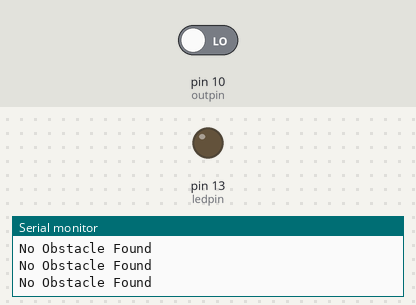
A sketch run on a simulated Arduino Mega 2560, built with avr-gcc and run on an emulated ATmega2560. On the bench: output pins drawn as LEDs (lit = HIGH), the last lines printed to the serial monitor. The test bench sets the inputs (shaded band); at power-on: pin 10 (outpin) LOW.

Above: at 2.8 s.
2.9 s: pin 10 (outpin) driven HIGH
At 3.9 s:
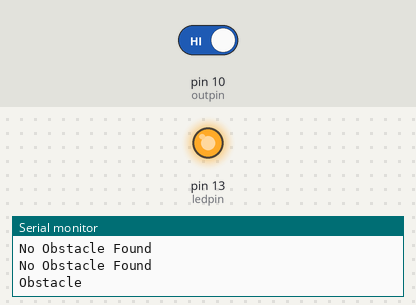
4.5 s: pin 10 (outpin) driven LOW
At 5.5 s:
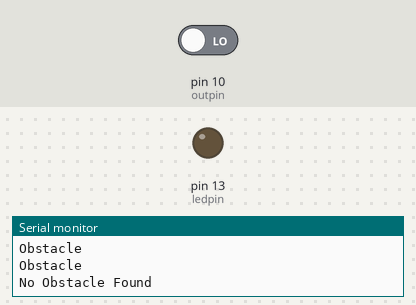
Timing chart, 0 to 7.5 s (numbered marks = the images above; inputs shaded):
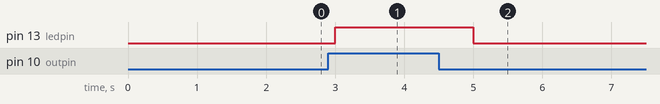

The sketch:

Infrared_Sensor.ino
```cpp
int ledpin=13;
int outpin=10;
void setup() {
  // put your setup code here, to run once:
pinMode(ledpin,OUTPUT);
pinMode(outpin,INPUT);
Serial.begin(9600);
}

void loop() {
  // put your main code here, to run repeatedly:
if(digitalRead(outpin)==HIGH)
{
  digitalWrite(ledpin,HIGH);
  Serial.println("Obstacle");
}
else
{
  digitalWrite(ledpin,LOW);
  Serial.println("No Obstacle Found");
}
delay(1000);
}
```

Inverse.c
```cpp
#include<stdio.h>
#include<math.h>
#include<stdlib.h>
void main()
{
    int a[100][100],m,n,i,j,A[5][5],B1,B2,B3,B4,A1,A2,A3,A4,A5,A6,A7,A8,A9,det1,det2;
     printf("Enter the Dimension 1st of matrices");
    scanf("%d %d",&m,&n);
    printf("Enter the elements of matrix");
    for(i=0;i<m;i++)
    {
        for(j=0;j<n;j++)
        {
            scanf("%d",&a[i][j]);
        }
    }
     printf("The matrix is: \n");
            for(i=0;i<m;i++)
            {
                for(j=0;j<n;j++)
                {
                    printf("%d \t",a[i][j]);
                }
                 printf("\n");
            }
    if(m=n==2)
    {
        det1= (a[0][0]*a[1][1])-(a[0][1] * a[1][0]);
        B1=a[0][0]/det1;
	  B2=a[0][1]/det1;
	  B3=a[1][0]/det1;
	  B4=a[1][1]/det1;
	  printf("\nInverse of matrix  = \n\t%d\t%d\n\t%d\t%d",B4,-B2,-B3,B1);
    }
    else if(m=n==3)
            {

                det2=(a[0][0]*(a[1][1]*a[2][2] - a[1][2]*a[2][1])) - (a[0][1]*(a[1][0]*a[2][2] - a[1][2]*a[2][0])) + (a[0][2]*(a[1][0]*a[2][1] - a[1][1]*a[2][0]));
                printf("%d",det2);
                A1=(a[1][1]*a[2][2]-a[2][1]*a[1][2])/det2;

                A2=(a[1][2]*a[2][0]-a[1][0]*a[2][2])/det2;
                A3=(a[1][0]*a[2][1]-a[2][0]*a[2][2])/det2;
                A4=(a[0][2]*a[2][1]-a[0][1]*a[2][2])/det2;
                A5=(a[0][0]*a[2][2]-a[0][2]*a[2][0])/det2;
                A6=(a[0][1]*a[2][0]-a[0][0]*a[2][1])/det2;
                A7=(a[0][1]*a[1][2]-a[0][2]*a[1][1])/det2;
                A8=(a[0][2]*a[1][0]-a[0][0]*a[1][2])/det2;
                A9=(a[0][0]*a[1][1]-a[0][1]*a[1][0])/det2;
	  printf("\nInverse of matrix A =\n\t%d\t%d\t%d\n\t%d\t%d\t%d\n\t%d\t%d\t%d",A1,A4,A7,A2,A5,A8,A3,A6,A9);
            }
            else
            {
                printf("NOT POSSIBLE to calculate determinate");

            }
}
```

recursive.c
```cpp
#include<stdio.h>
#include<math.h>
#include<stdlib.h>
int sum(int n)
{
    int s=0 , rem=0;


        while(n!=0)
        {
            rem=n%10;
            s=s+rem;
            n=n/10;
        }
        if(s>9)
        {
            n=s;
        }
        else{
            printf("%d",s);
            exit(0);
        }
        return(sum(s));


}
void main()
{
    int n=0;
    printf("enter number");
    scanf("%d",&n);
    printf("%d",sum(n));
}
```

without_recursion.c
```cpp
#include<stdio.h>
#include<math.h>
#include<stdlib.h>
void main()
{
   int n,s=0,rem;
   printf("Enter a Number \n");
   scanf("%d",&n);
   for( ; ; )
   {
       while(n>0)
       {
            rem=n%10;
            s=s+rem;
            n=n/10;
        }
        if(s>9)
        {
            n=s;
            s=0;
        }
        else
        {
            break;
       }
   }
   printf("%d",s);
}
```

Measured:
- after the input at 2.9 s, pin 13 (ledpin): LOW → HIGH after 0.10 s
- after the input at 4.5 s, pin 13 (ledpin): HIGH → LOW after 0.50 s
